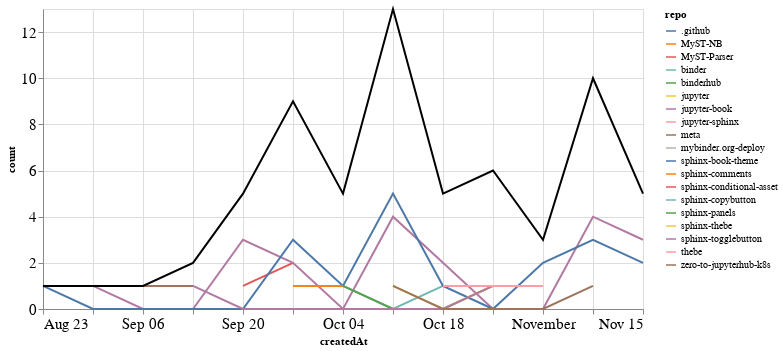

The notebook cell this image was saved under:
### Markdown cell above
## PRs

### Code cell
prs_time = prs.groupby('repo').resample('W', on='createdAt').count()['author'].reset_index()
prs_time = prs_time.rename(columns={'author': 'count'})
prs_time_total = prs_time.groupby('createdAt').agg({"count": "sum"}).reset_index()

ch1 = alt.Chart(prs_time, width=600).mark_line().encode(
    x='createdAt',
    y='count',
    color='repo',
    tooltip="repo"
)

ch2 = alt.Chart(prs_time_total, width=600).mark_line(color="black").encode(
    x='createdAt',
    y='count',
)

ch1 + ch2

### Figure 1 — Vega-Lite specification as saved in the notebook (floating-point values rounded to 4 significant figures)
{"config": {"axisLeft": {"labelFontSize": 15}, "axisBottom": {"labelFontSize": 15}}, "layer": [{"data": {"name": "data-439d2b7e0a24033c9957c73bad7dc374"}, "mark": "line", "encoding": {"color": {"type": "nominal", "field": "repo"}, "tooltip": {"type": "nominal", "field": "repo"}, "x": {"type": "temporal", "field": "createdAt"}, "y": {"type": "quantitative", "field": "count"}}, "width": 600}, {"data": {"name": "data-f4e2e2c584a558b2578aea04ab8b5dd8"}, "mark": {"type": "line", "color": "black"}, "encoding": {"x": {"type": "temporal", "field": "createdAt"}, "y": {"type": "quantitative", "field": "count"}}, "width": 600}], "$schema": "https://vega.github.io/schema/vega-lite/v4.8.1.json", "datasets": {"data-439d2b7e0a24033c9957c73bad7dc374": [{"repo": ".github", "createdAt": "2020-11-08T00:00:00", "count": 1}, {"repo": "MyST-NB", "createdAt": "2020-10-11T00:00:00", "count": 1}, {"repo": "MyST-Parser", "createdAt": "2020-09-20T00:00:00", "count": 1}, {"repo": "MyST-Parser", "createdAt": "2020-09-27T00:00:00", "count": 2}, {"repo": "binder", "createdAt": "2020-10-04T00:00:00", "count": 1}, {"repo": "binder", "createdAt": "2020-10-11T00:00:00", "count": 0}, {"repo": "binder", "createdAt": "2020-10-18T00:00:00", "count": 1}, {"repo": "binderhub", "createdAt": "2020-10-04T00:00:00", "count": 1}, {"repo": "jupyter", "createdAt": "2020-09-20T00:00:00", "count": 1}, {"repo": "jupyter-book", "createdAt": "2020-08-30T00:00:00", "count": 1}, {"repo": "jupyter-book", "createdAt": "2020-09-06T00:00:00", "count": 0}, {"repo": "jupyter-book", "createdAt": "2020-09-13T00:00:00", "count": 0}, {"repo": "jupyter-book", "createdAt": "2020-09-20T00:00:00", "count": 3}, {"repo": "jupyter-book", "createdAt": "2020-09-27T00:00:00", "count": 2}, {"repo": "jupyter-book", "createdAt": "2020-10-04T00:00:00", "count": 0}, {"repo": "jupyter-book", "createdAt": "2020-10-11T00:00:00", "count": 4}, {"repo": "jupyter-book", "createdAt": "2020-10-18T00:00:00", "count": 2}, {"repo": "jupyter-book", "createdAt": "2020-10-25T00:00:00", "count": 0}, {"repo": "jupyter-book", "createdAt": "2020-11-01T00:00:00", "count": 0}, {"repo": "jupyter-book", "createdAt": "2020-11-08T00:00:00", "count": 4}, {"repo": "jupyter-book", "createdAt": "2020-11-15T00:00:00", "count": 3}, {"repo": "jupyter-sphinx", "createdAt": "2020-09-27T00:00:00", "count": 1}, {"repo": "meta", "createdAt": "2020-09-06T00:00:00", "count": 1}, {"repo": "meta", "createdAt": "2020-09-13T00:00:00", "count": 1}, {"repo": "mybinder.org-deploy", "createdAt": "2020-10-11T00:00:00", "count": 1}, {"repo": "sphinx-book-theme", "createdAt": "2020-08-23T00:00:00", "count": 1}, {"repo": "sphinx-book-theme", "createdAt": "2020-08-30T00:00:00", "count": 0}, {"repo": "sphinx-book-theme", "createdAt": "2020-09-06T00:00:00", "count": 0}, {"repo": "sphinx-book-theme", "createdAt": "2020-09-13T00:00:00", "count": 0}, {"repo": "sphinx-book-theme", "createdAt": "2020-09-20T00:00:00", "count": 0}, {"repo": "sphinx-book-theme", "createdAt": "2020-09-27T00:00:00", "count": 3}, {"repo": "sphinx-book-theme", "createdAt": "2020-10-04T00:00:00", "count": 1}, {"repo": "sphinx-book-theme", "createdAt": "2020-10-11T00:00:00", "count": 5}, {"repo": "sphinx-book-theme", "createdAt": "2020-10-18T00:00:00", "count": 1}, {"repo": "sphinx-book-theme", "createdAt": "2020-10-25T00:00:00", "count": 0}, {"repo": "sphinx-book-theme", "createdAt": "2020-11-01T00:00:00", "count": 2}, {"repo": "sphinx-book-theme", "createdAt": "2020-11-08T00:00:00", "count": 3}, {"repo": "sphinx-book-theme", "createdAt": "2020-11-15T00:00:00", "count": 2}, {"repo": "sphinx-comments", "createdAt": "2020-09-27T00:00:00", "count": 1}, {"repo": "sphinx-comments", "createdAt": "2020-10-04T00:00:00", "count": 1}, {"repo": "sphinx-conditional-asset", "createdAt": "2020-10-25T00:00:00", "count": 2}, {"repo": "sphinx-copybutton", "createdAt": "2020-11-08T00:00:00", "count": 1}, {"repo": "sphinx-panels", "createdAt": "2020-10-04T00:00:00", "count": 1}, {"repo": "sphinx-panels", "createdAt": "2020-10-11T00:00:00", "count": 0}, {"repo": "sphinx-panels", "createdAt": "2020-10-18T00:00:00", "count": 0}, {"repo": "sphinx-panels", "createdAt": "2020-10-25T00:00:00", "count": 1}, {"repo": "sphinx-thebe", "createdAt": "2020-10-11T00:00:00", "count": 1}, {"repo": "sphinx-thebe", "createdAt": "2020-10-18T00:00:00", "count": 0}, {"repo": "sphinx-thebe", "createdAt": "2020-10-25T00:00:00", "count": 1}, {"repo": "sphinx-togglebutton", "createdAt": "2020-09-13T00:00:00", "count": 1}, {"repo": "sphinx-togglebutton", "createdAt": "2020-09-20T00:00:00", "count": 0}, {"repo": "sphinx-togglebutton", "createdAt": "2020-09-27T00:00:00", "count": 0}, {"repo": "sphinx-togglebutton", "createdAt": "2020-10-04T00:00:00", "count": 0}, {"repo": "sphinx-togglebutton", "createdAt": "2020-10-11T00:00:00", "count": 0}, {"repo": "sphinx-togglebutton", "createdAt": "2020-10-18T00:00:00", "count": 0}, {"repo": "sphinx-togglebutton", "createdAt": "2020-10-25T00:00:00", "count": 1}, {"repo": "thebe", "createdAt": "2020-10-18T00:00:00", "count": 1}, {"repo": "thebe", "createdAt": "2020-10-25T00:00:00", "count": 1}, {"repo": "thebe", "createdAt": "2020-11-01T00:00:00", "count": 1}, {"repo": "zero-to-jupyterhub-k8s", "createdAt": "2020-10-11T00:00:00", "count": 1}, {"repo": "zero-to-jupyterhub-k8s", "createdAt": "2020-10-18T00:00:00", "count": 0}, {"repo": "zero-to-jupyterhub-k8s", "createdAt": "2020-10-25T00:00:00", "count": 0}, {"repo": "zero-to-jupyterhub-k8s", "createdAt": "2020-11-01T00:00:00", "count": 0}, {"repo": "zero-to-jupyterhub-k8s", "createdAt": "2020-11-08T00:00:00", "count": 1}], "data-f4e2e2c584a558b2578aea04ab8b5dd8": [{"createdAt": "2020-08-23T00:00:00", "count": 1}, {"createdAt": "2020-08-30T00:00:00", "count": 1}, {"createdAt": "2020-09-06T00:00:00", "count": 1}, {"createdAt": "2020-09-13T00:00:00", "count": 2}, {"createdAt": "2020-09-20T00:00:00", "count": 5}, {"createdAt": "2020-09-27T00:00:00", "count": 9}, {"createdAt": "2020-10-04T00:00:00", "count": 5}, {"createdAt": "2020-10-11T00:00:00", "count": 13}, {"createdAt": "2020-10-18T00:00:00", "count": 5}, {"createdAt": "2020-10-25T00:00:00", "count": 6}, {"createdAt": "2020-11-01T00:00:00", "count": 3}, {"createdAt": "2020-11-08T00:00:00", "count": 10}, {"createdAt": "2020-11-15T00:00:00", "count": 5}]}}
